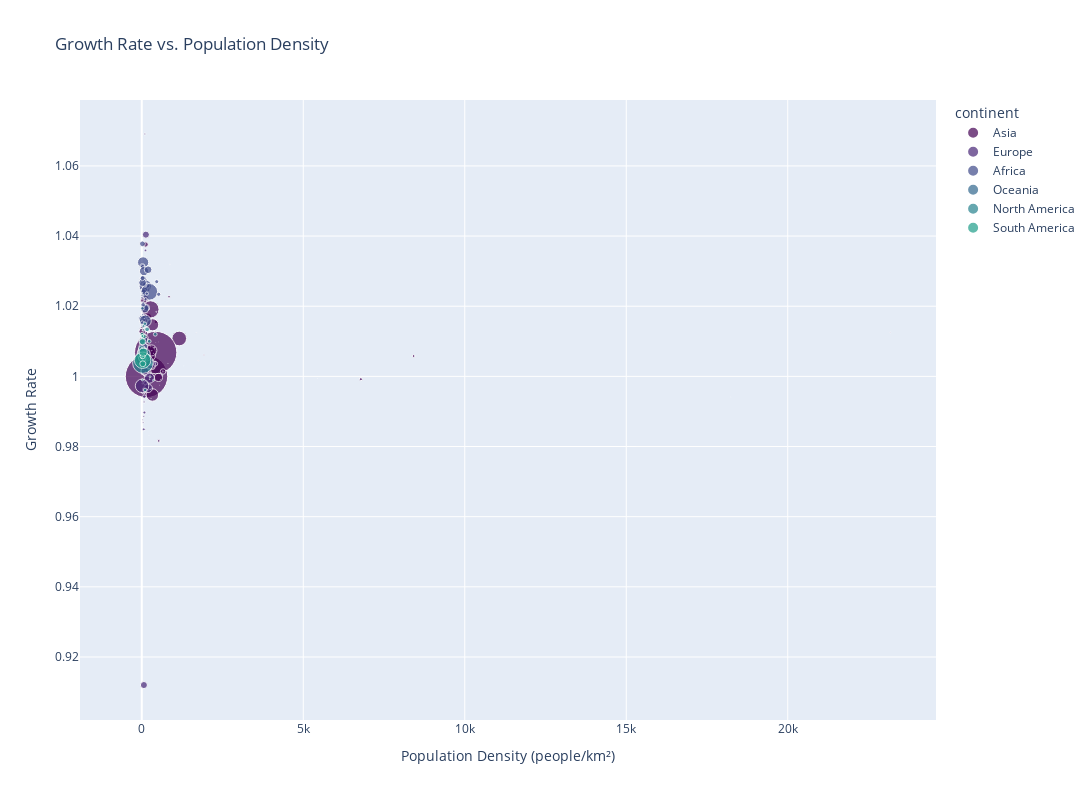

Notebook cell for this chart:
### Markdown cell above
### Growth Rate vs. Population Density (Interactive)

### Code cell
# Create a custom color palette similar to viridis
custom_palette = ["#440154", "#482677", "#3E4989", "#31688E", "#26828E", "#1F9E89", "#35B779", "#6DCD59", "#B4DE2C", "#FDE725"]

# Scatter plot for growth rate and population density with Plotly
fig = px.scatter(df, 
                 x='density (per km²)', 
                 y='growth rate', 
                 color='continent', 
                 size='2022 population',
                 hover_name='country/territory', 
                 title='Growth Rate vs. Population Density',
                 labels={'density (per km²)': 'Population Density (people/km²)', 'growth rate': 'Growth Rate'},
                 size_max=30,
                 color_discrete_sequence=custom_palette)  # Set custom color palette

# Update layout for better fitting
fig.update_layout(
    width=1200,
    height=800,
)

# Show the interactive plot
fig.show()

### Figure 1 — Plotly figure (JSON) as saved in the notebook; plotly's stock layout.template omitted (floating-point values rounded to 4 significant figures)
{"data": [{"hovertemplate": "<b>%{hovertext}</b><br><br>continent=Asia<br>Population Density (people/km²)=%{x}<br>Growth Rate=%{y}<br>2022 population=%{marker.size}<extra></extra>", "hovertext": ["Afghanistan", "Armenia", "Azerbaijan", "Bahrain", "Bangladesh", "Bhutan", "Brunei", "Cambodia", "China", "Georgia", "Hong Kong", "India", "Indonesia", "Iran", "Iraq", "Israel", "Japan", "Jordan", "Kazakhstan", "Kuwait", "Kyrgyzstan", "Laos", "Lebanon", "Macau", "Malaysia", "Maldives", "Mongolia", "Myanmar", "Nepal", "North Korea", "Oman", "Pakistan", "Palestine", "Philippines", "Qatar", "Saudi Arabia", "Singapore", "South Korea", "Sri Lanka", "Syria", "Taiwan", "Tajikistan", "Thailand", "Timor-Leste", "Turkey", "Turkmenistan", "United Arab Emirates", "Uzbekistan", "Vietnam", "Yemen"], "legendgroup": "Asia", "marker": {"color": "#440154", "size": [41128771, 2780469, 10358074, 1472233, 171186372, 782455, 449002, 16767842, 1425887337, 3744385, 7488865, 1417173173, 275501339, 88550570, 44496122, 9038309, 123951692, 11285869, 19397998, 4268873, 6630623, 7529475, 5489739, 695168, 33938221, 523787, 3398366, 54179306, 30547580, 26069416, 4576298, 235824862, 5250072, 115559009, 2695122, 36408820, 5975689, 51815810, 21832143, 22125249, 23893394, 9952787, 71697030, 1341296, 85341241, 6430770, 9441129, 34627652, 98186856, 33696614], "sizemode": "area", "sizeref": 1584000.0, "symbol": "circle"}, "mode": "markers", "name": "Asia", "orientation": "v", "showlegend": true, "type": "scatter", "x": [63.06, 93.48, 119.6, 1924.0, 1160.0, 20.38, 77.88, 92.62, 146.9, 53.72, 6783.0, 431.1, 144.7, 53.73, 101.5, 435.2, 328.0, 126.3, 7.119, 239.6, 33.16, 31.8, 525.2, 23170.0, 102.6, 1746.0, 2.173, 80.08, 207.6, 216.3, 14.79, 267.4, 844.1, 337.5, 232.6, 16.94, 8416.0, 517.1, 332.8, 119.5, 660.2, 69.55, 139.7, 90.18, 108.9, 13.18, 112.9, 77.4, 296.4, 63.82], "xaxis": "x", "y": [1.026, 0.9962, 1.004, 1.006, 1.011, 1.006, 1.008, 1.011, 1, 0.9964, 0.9992, 1.007, 1.006, 1.007, 1.022, 1.016, 0.9947, 1.012, 1.01, 1.004, 1.016, 1.014, 0.9816, 1.012, 1.011, 1.004, 1.015, 1.007, 1.017, 1.004, 1.012, 1.019, 1.023, 1.015, 1.003, 1.013, 1.006, 0.9997, 1.003, 1.038, 1.001, 1.021, 1.001, 1.015, 1.007, 1.014, 1.008, 1.016, 1.007, 1.022], "yaxis": "y"}, {"hovertemplate": "<b>%{hovertext}</b><br><br>continent=Europe<br>Population Density (people/km²)=%{x}<br>Growth Rate=%{y}<br>2022 population=%{marker.size}<extra></extra>", "hovertext": ["Albania", "Andorra", "Austria", "Belarus", "Belgium", "Bosnia and Herzegovina", "Bulgaria", "Croatia", "Cyprus", "Czech Republic", "Denmark", "Estonia", "Faroe Islands", "Finland", "France", "Germany", "Gibraltar", "Greece", "Guernsey", "Hungary", "Iceland", "Ireland", "Isle of Man", "Italy", "Jersey", "Latvia", "Liechtenstein", "Lithuania", "Luxembourg", "Malta", "Moldova", "Monaco", "Montenegro", "Netherlands", "North Macedonia", "Norway", "Poland", "Portugal", "Romania", "Russia", "San Marino", "Serbia", "Slovakia", "Slovenia", "Spain", "Sweden", "Switzerland", "Ukraine", "United Kingdom", "Vatican City"], "legendgroup": "Europe", "marker": {"color": "#482677", "size": [2842321, 79824, 8939617, 9534954, 11655930, 3233526, 6781953, 4030358, 1251488, 10493986, 5882261, 1326062, 53090, 5540745, 64626628, 83369843, 32649, 10384971, 63301, 9967308, 372899, 5023109, 84519, 59037474, 110778, 1850651, 39327, 2750055, 647599, 533286, 3272996, 36469, 627082, 17564014, 2093599, 5434319, 39857145, 10270865, 19659267, 144713314, 33660, 7221365, 5643453, 2119844, 47558630, 10549347, 8740472, 39701739, 67508936, 510], "sizemode": "area", "sizeref": 1584000.0, "symbol": "circle"}, "mode": "markers", "name": "Europe", "orientation": "v", "showlegend": true, "type": "scatter", "x": [98.87, 170.6, 106.6, 45.93, 381.8, 63.14, 61.17, 71.22, 135.3, 133.1, 136.5, 29.32, 38.11, 16.37, 117.1, 233.5, 5442.0, 78.68, 811.6, 107.1, 3.62, 71.48, 147.8, 195.9, 955.0, 28.67, 245.8, 42.11, 250.4, 1688.0, 96.7, 18230.0, 45.4, 419.7, 81.42, 16.78, 127.5, 111.5, 82.47, 8.464, 551.8, 81.73, 115.1, 104.6, 93.99, 23.43, 211.7, 65.79, 277.9, 510], "xaxis": "x", "y": [0.9957, 1.01, 1.002, 0.9955, 1.004, 0.9886, 0.9849, 0.9927, 1.006, 0.9984, 1.005, 0.998, 1.004, 1.001, 1.002, 0.9995, 0.9994, 0.9942, 1.004, 1.026, 1.007, 1.007, 1.003, 0.9966, 1.011, 0.9876, 1.007, 0.9869, 1.013, 1.012, 1.069, 0.9941, 0.9988, 1.004, 0.9954, 1.006, 1.04, 0.9981, 1.017, 0.9973, 0.9975, 0.9897, 1.036, 1.0, 1.002, 1.008, 1.006, 0.912, 1.003, 0.998], "yaxis": "y"}, {"hovertemplate": "<b>%{hovertext}</b><br><br>continent=Africa<br>Population Density (people/km²)=%{x}<br>Growth Rate=%{y}<br>2022 population=%{marker.size}<extra></extra>", "hovertext": ["Algeria", "Angola", "Benin", "Botswana", "Burkina Faso", "Burundi", "Cameroon", "Cape Verde", "Central African Republic", "Chad", "Comoros", "Djibouti", "DR Congo", "Egypt", "Equatorial Guinea", "Eritrea", "Eswatini", "Ethiopia", "Gabon", "Gambia", "Ghana", "Guinea", "Guinea-Bissau", "Ivory Coast", "Kenya", "Lesotho", "Liberia", "Libya", "Madagascar", "Malawi", "Mali", "Mauritania", "Mauritius", "Mayotte", "Morocco", "Mozambique", "Namibia", "Niger", "Nigeria", "Republic of the Congo", "Reunion", "Rwanda", "Sao Tome and Principe", "Senegal", "Seychelles", "Sierra Leone", "Somalia", "South Africa", "South Sudan", "Sudan", "Tanzania", "Togo", "Tunisia", "Uganda", "Western Sahara", "Zambia", "Zimbabwe"], "legendgroup": "Africa", "marker": {"color": "#3E4989", "size": [44903225, 35588987, 13352864, 2630296, 22673762, 12889576, 27914536, 593149, 5579144, 17723315, 836774, 1120849, 99010212, 110990103, 1674908, 3684032, 1201670, 123379924, 2388992, 2705992, 33475870, 13859341, 2105566, 28160542, 54027487, 2305825, 5302681, 6812341, 29611714, 20405317, 22593590, 4736139, 1299469, 326101, 37457971, 32969517, 2567012, 26207977, 218541212, 5970424, 974052, 13776698, 227380, 17316449, 107118, 8605718, 17597511, 59893885, 10913164, 46874204, 65497748, 8848699, 12356117, 47249585, 575986, 20017675, 16320537], "sizemode": "area", "sizeref": 1584000.0, "symbol": "circle"}, "mode": "markers", "name": "Africa", "orientation": "v", "showlegend": true, "type": "scatter", "x": [18.85, 28.55, 118.6, 4.519, 83.06, 463.1, 58.71, 147.1, 8.956, 13.8, 449.4, 48.31, 42.22, 110.7, 59.71, 31.33, 69.2, 111.7, 8.925, 253.2, 140.3, 56.37, 58.29, 87.33, 93.09, 75.96, 47.61, 3.872, 50.44, 172.2, 18.22, 4.595, 637.0, 871.9, 83.88, 41.13, 3.109, 20.69, 236.6, 17.46, 387.9, 523.1, 235.9, 88.03, 237.0, 120.0, 27.6, 49.05, 17.61, 24.85, 69.3, 155.8, 75.52, 195.6, 2.165, 26.6, 41.77], "xaxis": "x", "y": [1.016, 1.032, 1.027, 1.016, 1.026, 1.027, 1.026, 1.009, 1.022, 1.032, 1.018, 1.014, 1.032, 1.016, 1.025, 1.018, 1.008, 1.026, 1.02, 1.025, 1.02, 1.024, 1.022, 1.025, 1.019, 1.011, 1.021, 1.011, 1.024, 1.026, 1.031, 1.026, 1.0, 1.032, 1.01, 1.028, 1.015, 1.038, 1.024, 1.023, 1.008, 1.023, 1.019, 1.026, 1.006, 1.022, 1.031, 1.008, 1.015, 1.027, 1.03, 1.024, 1.008, 1.03, 1.018, 1.028, 1.02], "yaxis": "y"}, {"hovertemplate": "<b>%{hovertext}</b><br><br>continent=Oceania<br>Population Density (people/km²)=%{x}<br>Growth Rate=%{y}<br>2022 population=%{marker.size}<extra></extra>", "hovertext": ["American Samoa", "Australia", "Cook Islands", "Fiji", "French Polynesia", "Guam", "Kiribati", "Marshall Islands", "Micronesia", "Nauru", "New Caledonia", "New Zealand", "Niue", "Northern Mariana Islands", "Palau", "Papua New Guinea", "Samoa", "Solomon Islands", "Tokelau", "Tonga", "Tuvalu", "Vanuatu", "Wallis and Futuna"], "legendgroup": "Oceania", "marker": {"color": "#31688E", "size": [44273, 26177413, 17011, 929766, 306279, 171774, 131232, 41569, 114164, 12668, 289950, 5185288, 1934, 49551, 18055, 10142619, 222382, 724273, 1871, 106858, 11312, 326740, 11572], "sizemode": "area", "sizeref": 1584000.0, "symbol": "circle"}, "mode": "markers", "name": "Oceania", "orientation": "v", "showlegend": true, "type": "scatter", "x": [222.5, 3.403, 72.08, 50.88, 73.5, 312.9, 161.8, 229.7, 162.6, 603.2, 15.61, 19.17, 7.439, 106.8, 39.34, 21.91, 78.25, 25.06, 155.9, 143.0, 435.1, 26.81, 81.49], "xaxis": "x", "y": [0.9831, 1.01, 1.0, 1.006, 1.007, 1.007, 1.018, 0.9886, 1.009, 1.012, 1.008, 1.011, 0.9985, 1.001, 1.002, 1.019, 1.016, 1.023, 1.012, 1.008, 1.01, 1.024, 0.9953], "yaxis": "y"}, {"hovertemplate": "<b>%{hovertext}</b><br><br>continent=North America<br>Population Density (people/km²)=%{x}<br>Growth Rate=%{y}<br>2022 population=%{marker.size}<extra></extra>", "hovertext": ["Anguilla", "Antigua and Barbuda", "Aruba", "Bahamas", "Barbados", "Belize", "Bermuda", "British Virgin Islands", "Canada", "Cayman Islands", "Costa Rica", "Cuba", "Curacao", "Dominica", "Dominican Republic", "El Salvador", "Greenland", "Grenada", "Guadeloupe", "Guatemala", "Haiti", "Honduras", "Jamaica", "Martinique", "Mexico", "Montserrat", "Nicaragua", "Panama", "Puerto Rico", "Saint Barthelemy", "Saint Kitts and Nevis", "Saint Lucia", "Saint Martin", "Saint Pierre and Miquelon", "Saint Vincent and the Grenadines", "Sint Maarten", "Trinidad and Tobago", "Turks and Caicos Islands", "United States", "United States Virgin Islands"], "legendgroup": "North America", "marker": {"color": "#26828E", "size": [15857, 93763, 106445, 409984, 281635, 405272, 64184, 31305, 38454327, 68706, 5180829, 11212191, 191163, 72737, 11228821, 6336392, 56466, 125438, 395752, 17843908, 11584996, 10432860, 2827377, 367507, 127504125, 4390, 6948392, 4408581, 3252407, 10967, 47657, 179857, 31791, 5862, 103948, 44175, 1531044, 45703, 338289857, 99465], "sizemode": "area", "sizeref": 1584000.0, "symbol": "circle"}, "mode": "markers", "name": "North America", "orientation": "v", "showlegend": true, "type": "scatter", "x": [174.3, 212.1, 591.4, 29.4, 655.0, 17.65, 1189.0, 207.3, 3.851, 260.2, 101.4, 102.0, 430.5, 96.85, 230.7, 301.1, 0.0261, 364.6, 243.1, 163.9, 417.5, 92.74, 257.2, 325.8, 64.91, 43.04, 53.3, 58.46, 366.7, 522.2, 182.6, 292.0, 599.8, 24.22, 267.2, 1299.0, 298.4, 48.21, 36.09, 286.6], "xaxis": "x", "y": [1.007, 1.006, 0.9991, 1.005, 1.002, 1.013, 1, 1.006, 1.008, 1.008, 1.005, 0.9961, 1.004, 1.004, 1.01, 1.004, 1.004, 1.007, 0.9992, 1.013, 1.012, 1.015, 0.9999, 0.9965, 1.006, 0.9939, 1.014, 1.013, 0.9989, 1.01, 1.001, 1.001, 0.9951, 0.9964, 0.9963, 1.003, 1.004, 1.013, 1.004, 0.9937], "yaxis": "y"}, {"hovertemplate": "<b>%{hovertext}</b><br><br>continent=South America<br>Population Density (people/km²)=%{x}<br>Growth Rate=%{y}<br>2022 population=%{marker.size}<extra></extra>", "hovertext": ["Argentina", "Bolivia", "Brazil", "Chile", "Colombia", "Ecuador", "Falkland Islands", "French Guiana", "Guyana", "Paraguay", "Peru", "Suriname", "Uruguay", "Venezuela"], "legendgroup": "South America", "marker": {"color": "#1F9E89", "size": [45510318, 12224110, 215313498, 19603733, 51874024, 18001000, 3780, 304557, 808726, 6780744, 34049588, 618040, 3422794, 28301696], "sizemode": "area", "sizeref": 1584000.0, "symbol": "circle"}, "mode": "markers", "name": "South America", "orientation": "v", "showlegend": true, "type": "scatter", "x": [16.37, 11.13, 25.28, 25.93, 45.43, 65.02, 0.3105, 3.646, 3.762, 16.67, 26.49, 3.773, 18.91, 30.88], "xaxis": "x", "y": [1.005, 1.012, 1.005, 1.006, 1.007, 1.011, 1.004, 1.024, 1.005, 1.012, 1.01, 1.008, 0.999, 1.004], "yaxis": "y"}], "layout": {"height": 800, "legend": {"itemsizing": "constant", "title": {"text": "continent"}, "tracegroupgap": 0}, "title": {"text": "Growth Rate vs. Population Density"}, "width": 1200, "xaxis": {"anchor": "y", "domain": [0, 1], "title": {"text": "Population Density (people/km²)"}}, "yaxis": {"anchor": "x", "domain": [0, 1], "title": {"text": "Growth Rate"}}}}
